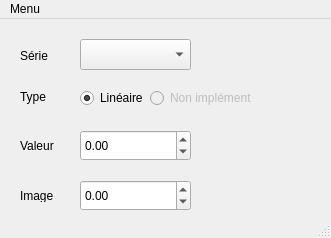
<?xml version="1.0" encoding="UTF-8"?>
<!--
INTERPOLATOR - A serie interpolator using Python
Copyright (C) 2012  Pierre Gradot

This program is free software; you can redistribute it and/or
modify it under the terms of the GNU General Public License
as published by the Free Software Foundation; either version 2
of the License, or (at your option) any later version.

This program is distributed in the hope that it will be useful,
but WITHOUT ANY WARRANTY; without even the implied warranty of
MERCHANTABILITY or FITNESS FOR A PARTICULAR PURPOSE.  See the
GNU General Public License for more details.

You should have received a copy of the GNU General Public License
along with this program; if not, write to the Free Software
Foundation, Inc., 51 Franklin Street, Fifth Floor, Boston, MA  02110-1301, USA.
-->
<ui version="4.0">
 <class>Interpolation</class>
 <widget class="QMainWindow" name="Interpolation">
  <property name="geometry">
   <rect>
    <x>0</x>
    <y>0</y>
    <width>331</width>
    <height>238</height>
   </rect>
  </property>
  <property name="windowTitle">
   <string>Interpolation</string>
  </property>
  <widget class="QWidget" name="centralwidget">
   <widget class="QComboBox" name="comboBoxSeries">
    <property name="geometry">
     <rect>
      <x>80</x>
      <y>20</y>
      <width>111</width>
      <height>31</height>
     </rect>
    </property>
    <property name="sizePolicy">
     <sizepolicy hsizetype="Fixed" vsizetype="Fixed">
      <horstretch>0</horstretch>
      <verstretch>0</verstretch>
     </sizepolicy>
    </property>
    <property name="maxVisibleItems">
     <number>10</number>
    </property>
    <property name="sizeAdjustPolicy">
     <enum>QComboBox::AdjustToMinimumContentsLength</enum>
    </property>
   </widget>
   <widget class="QRadioButton" name="radioButton">
    <property name="geometry">
     <rect>
      <x>80</x>
      <y>70</y>
      <width>82</width>
      <height>18</height>
     </rect>
    </property>
    <property name="text">
     <string>Linéaire</string>
    </property>
    <property name="checkable">
     <bool>true</bool>
    </property>
    <property name="checked">
     <bool>true</bool>
    </property>
    <property name="autoRepeat">
     <bool>true</bool>
    </property>
   </widget>
   <widget class="QRadioButton" name="radioButton_2">
    <property name="enabled">
     <bool>false</bool>
    </property>
    <property name="geometry">
     <rect>
      <x>150</x>
      <y>70</y>
      <width>101</width>
      <height>18</height>
     </rect>
    </property>
    <property name="text">
     <string>Non implémenté</string>
    </property>
   </widget>
   <widget class="QDoubleSpinBox" name="doubleSpinBoxValeur">
    <property name="geometry">
     <rect>
      <x>80</x>
      <y>111</y>
      <width>111</width>
      <height>31</height>
     </rect>
    </property>
    <property name="locale">
     <locale language="English" country="UnitedStates"/>
    </property>
    <property name="minimum">
     <double>-1000000.000000000000000</double>
    </property>
    <property name="maximum">
     <double>1000000.000000000000000</double>
    </property>
    <property name="singleStep">
     <double>0.010000000000000</double>
    </property>
   </widget>
   <widget class="QDoubleSpinBox" name="doubleSpinBoxImage">
    <property name="geometry">
     <rect>
      <x>80</x>
      <y>161</y>
      <width>111</width>
      <height>31</height>
     </rect>
    </property>
    <property name="locale">
     <locale language="English" country="UnitedStates"/>
    </property>
    <property name="minimum">
     <double>-1000000.000000000000000</double>
    </property>
    <property name="maximum">
     <double>1000000.000000000000000</double>
    </property>
    <property name="singleStep">
     <double>0.010000000000000</double>
    </property>
    <property name="value">
     <double>0.000000000000000</double>
    </property>
   </widget>
   <widget class="QLabel" name="label">
    <property name="geometry">
     <rect>
      <x>20</x>
      <y>70</y>
      <width>46</width>
      <height>16</height>
     </rect>
    </property>
    <property name="text">
     <string>Type</string>
    </property>
   </widget>
   <widget class="QLabel" name="label_2">
    <property name="geometry">
     <rect>
      <x>20</x>
      <y>30</y>
      <width>46</width>
      <height>13</height>
     </rect>
    </property>
    <property name="text">
     <string>Série</string>
    </property>
   </widget>
   <widget class="QLabel" name="label_3">
    <property name="geometry">
     <rect>
      <x>20</x>
      <y>120</y>
      <width>46</width>
      <height>13</height>
     </rect>
    </property>
    <property name="text">
     <string>Valeur</string>
    </property>
   </widget>
   <widget class="QLabel" name="label_4">
    <property name="geometry">
     <rect>
      <x>20</x>
      <y>170</y>
      <width>46</width>
      <height>13</height>
     </rect>
    </property>
    <property name="text">
     <string>Image</string>
    </property>
   </widget>
   <widget class="QLabel" name="labelUniteValeurs">
    <property name="geometry">
     <rect>
      <x>210</x>
      <y>120</y>
      <width>46</width>
      <height>13</height>
     </rect>
    </property>
    <property name="text">
     <string/>
    </property>
   </widget>
   <widget class="QLabel" name="labelUniteImages">
    <property name="geometry">
     <rect>
      <x>210</x>
      <y>170</y>
      <width>46</width>
      <height>13</height>
     </rect>
    </property>
    <property name="text">
     <string/>
    </property>
   </widget>
  </widget>
  <widget class="QMenuBar" name="menubar">
   <property name="geometry">
    <rect>
     <x>0</x>
     <y>0</y>
     <width>331</width>
     <height>18</height>
    </rect>
   </property>
   <widget class="QMenu" name="menuMenu">
    <property name="title">
     <string>Menu</string>
    </property>
    <addaction name="actionSelectionner_fichier"/>
    <addaction name="actionM_moriser_fichier"/>
    <addaction name="actionQuitter"/>
   </widget>
   <addaction name="menuMenu"/>
  </widget>
  <widget class="QStatusBar" name="statusbar"/>
  <action name="actionSelectionner_fichier">
   <property name="text">
    <string>Sélectionner fichier</string>
   </property>
  </action>
  <action name="actionQuitter">
   <property name="text">
    <string>Quitter</string>
   </property>
  </action>
  <action name="actionM_moriser_fichier">
   <property name="text">
    <string>Mémoriser fichier</string>
   </property>
  </action>
 </widget>
 <resources/>
 <connections/>
</ui>
